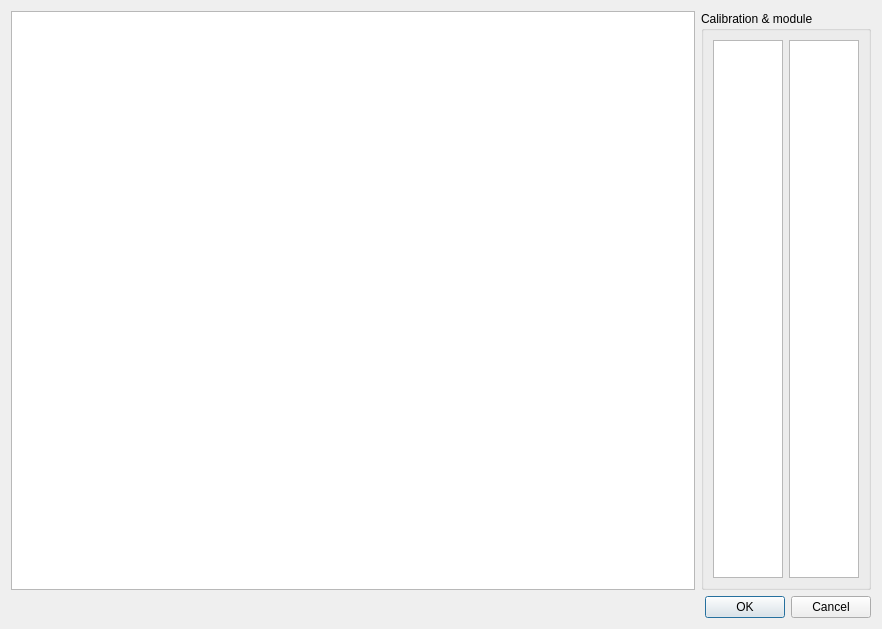
<?xml version="1.0" encoding="UTF-8"?>
<ui version="4.0">
 <class>CalibrationViewerDialog</class>
 <widget class="QDialog" name="CalibrationViewerDialog">
  <property name="geometry">
   <rect>
    <x>0</x>
    <y>0</y>
    <width>882</width>
    <height>629</height>
   </rect>
  </property>
  <property name="windowTitle">
   <string>Dialog</string>
  </property>
  <layout class="QVBoxLayout" name="verticalLayout">
   <item>
    <layout class="QHBoxLayout" name="horizontalLayout">
     <item>
      <widget class="QGraphicsView" name="calibrationGraphicsView">
       <property name="sizePolicy">
        <sizepolicy hsizetype="Expanding" vsizetype="Expanding">
         <horstretch>255</horstretch>
         <verstretch>0</verstretch>
        </sizepolicy>
       </property>
      </widget>
     </item>
     <item>
      <widget class="QGroupBox" name="calibrationGroupBox">
       <property name="sizePolicy">
        <sizepolicy hsizetype="Preferred" vsizetype="Preferred">
         <horstretch>1</horstretch>
         <verstretch>0</verstretch>
        </sizepolicy>
       </property>
       <property name="title">
        <string>Calibration &amp;&amp; module</string>
       </property>
       <layout class="QHBoxLayout" name="horizontalLayout_2">
        <item>
         <widget class="QListWidget" name="calibrationSelectList">
          <property name="sizePolicy">
           <sizepolicy hsizetype="Expanding" vsizetype="Expanding">
            <horstretch>1</horstretch>
            <verstretch>0</verstretch>
           </sizepolicy>
          </property>
         </widget>
        </item>
        <item>
         <widget class="QListWidget" name="moduleSelectList">
          <property name="sizePolicy">
           <sizepolicy hsizetype="Expanding" vsizetype="Expanding">
            <horstretch>1</horstretch>
            <verstretch>0</verstretch>
           </sizepolicy>
          </property>
         </widget>
        </item>
       </layout>
      </widget>
     </item>
    </layout>
   </item>
   <item>
    <widget class="QDialogButtonBox" name="buttonBox">
     <property name="orientation">
      <enum>Qt::Horizontal</enum>
     </property>
     <property name="standardButtons">
      <set>QDialogButtonBox::Cancel|QDialogButtonBox::Ok</set>
     </property>
    </widget>
   </item>
  </layout>
 </widget>
 <resources/>
 <connections>
  <connection>
   <sender>buttonBox</sender>
   <signal>accepted()</signal>
   <receiver>CalibrationViewerDialog</receiver>
   <slot>accept()</slot>
   <hints>
    <hint type="sourcelabel">
     <x>227</x>
     <y>607</y>
    </hint>
    <hint type="destinationlabel">
     <x>157</x>
     <y>274</y>
    </hint>
   </hints>
  </connection>
  <connection>
   <sender>buttonBox</sender>
   <signal>rejected()</signal>
   <receiver>CalibrationViewerDialog</receiver>
   <slot>reject()</slot>
   <hints>
    <hint type="sourcelabel">
     <x>295</x>
     <y>613</y>
    </hint>
    <hint type="destinationlabel">
     <x>286</x>
     <y>274</y>
    </hint>
   </hints>
  </connection>
 </connections>
</ui>
